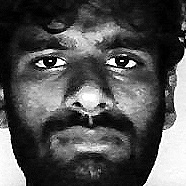
#> input picture TrainingImage/143_student_1.jpg, 186 x 186 px; its folder holds only this picture in this run
$ python -i main_Run.py   (imports and definitions only)
#> lines starting #> are read from the running program, lines starting #| are printed output that depends on the picture
#> further down, picture is the input picture: shape (186, 186, 3); min 0, max 255, mean 82.1
import tkinter as tk
from tkinter import messagebox
import cv2
import csv
import os
import numpy as np
from PIL import ImageTk, Image
import pandas as pd
import datetime
import time
import face_recognition  # Import face_recognition library

# Global configurations
HAARCASCADE_PATH = "haarcascades/haarcascade_frontalface_default.xml"
TRAINING_IMAGE_PATH = "TrainingImage/"
TRAINING_LABEL_PATH = "TrainingImageLabel/"
STUDENT_DETAILS_PATH = "StudentDetails/student_data.csv"
ATTENDANCE_LOG_PATH = "Attendance/Auto_Attendance_Logs/"

# Main Window setup
# [4 lines not run here, left out]

# Define log_label globally so it's accessible across functions
# [1 line that did not run here, left out]
# [1 line not run here, left out]

# Global variables
log_shown = False
attendance_logged = False
failed_to_recognize = False  # Define this variable here globally
retry_count = 0

# Helper function to show error messages
def show_error(message):
    messagebox.showerror("Error", message)

# Helper function to show success messages
def show_success(message):
    messagebox.showinfo("Success", message)

# Function to preprocess and enhance the image
def preprocess_image(img):
    # Convert image to grayscale
    gray = cv2.cvtColor(img, cv2.COLOR_BGR2GRAY)

    # Histogram equalization to improve the contrast (lighting)
    gray = cv2.equalizeHist(gray)
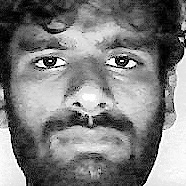
#> gray: shape (186, 186); min 0, max 255, mean 126

    # Additional enhancement like sharpening (optional)
    kernel = np.array([[0, -1, 0], [-1, 5,-1], [0, -1, 0]])
    sharpened = cv2.filter2D(gray, -1, kernel)
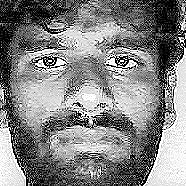
#> sharpened: shape (186, 186); min 0, max 255, mean 131.8

    return sharpened

# Function for Data Augmentation (for better training)
# [124 lines left out: functions augment_image, check_duplicate_registration, take_images, train_images, not called in this run]

# Define global variables for video label, close button, and webcam frame
video_label = None
close_btn = None
webcam_frame = None

# Initialize cam as None
cam = None
# [64 lines left out: functions close_webcam, extract_features, save_student_data, not called in this run]

# Function to get today's date in the desired format (e.g., "10_12_2024")
def get_today_date():
    return datetime.datetime.now().strftime("%d_%m_%Y")

# Function to get today's attendance file path (based on the date)
# [177 lines left out: functions get_attendance_file_path, is_attendance_marked_today, log_attendance, handle_failed_recognition, automatic_attendance, not called in this run]

# GUI components
# [1 line that did not run here, left out]
# [1 line not run here, left out]
# [1 line that did not run here, left out]
# [1 line not run here, left out]

# [1 line that did not run here, left out]
# [1 line not run here, left out]
# [1 line that did not run here, left out]
# [1 line not run here, left out]

# [1 line that did not run here, left out]
# [1 line not run here, left out]

# [1 line that did not run here, left out]
# [1 line not run here, left out]

# [1 line that did not run here, left out]
# [1 line not run here, left out]

# [1 line that did not run here, left out]
# [3 lines not run here, left out]

>>> import cv2
>>> picture = cv2.imread('TrainingImage/143_student_1.jpg')
>>> result = preprocess_image(picture)

$ run again, on TrainingImage/143_student_2.jpg
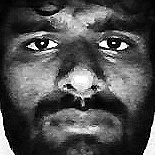
#> input picture TrainingImage/143_student_2.jpg, 155 x 155 px
#> picture is the input picture: shape (155, 155, 3); min 0, max 255, mean 79.8
#> in preprocess_image, `gray = cv2.equalizeHist(gray)`:
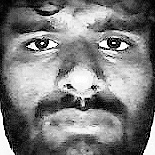
#> gray: shape (155, 155); min 0, max 255, mean 126.6
#> in preprocess_image, `sharpened = cv2.filter2D(gray, -1, kernel)`:
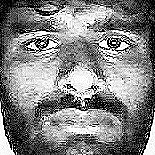
#> sharpened: shape (155, 155); min 0, max 255, mean 130.8
